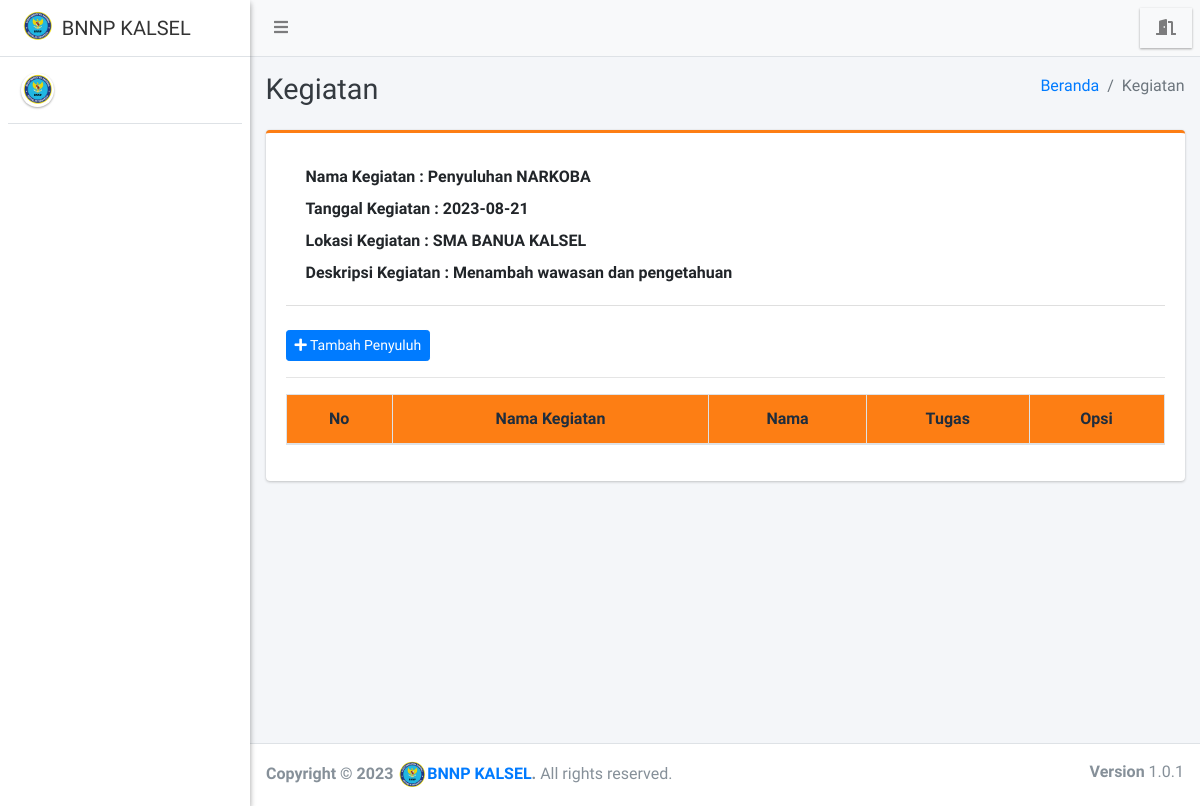
The app's page /admin/penyuluhan/detail?id=3, older data.
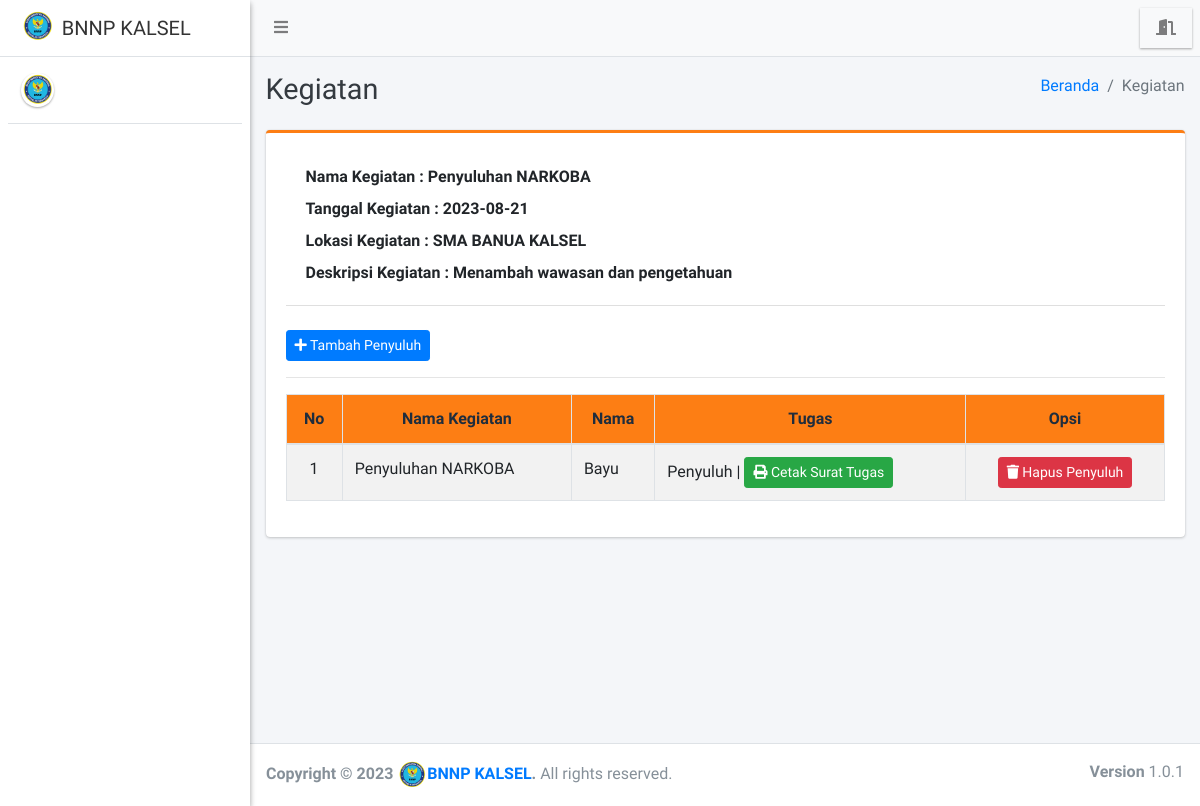
The same page, newer data.
### tables this page shows
CREATE TABLE `tim_pelaksana` (
  `id_tp` int(11) NOT NULL,
  `id_penyuluhan` int(11) NOT NULL,
  `nama` varchar(25) NOT NULL,
  `tugas` varchar(50) NOT NULL
);

CREATE TABLE `penyuluhan` (
  `id_penyuluhan` int(11) NOT NULL,
  `nama_kegiatan` varchar(255) NOT NULL,
  `tanggal_kegiatan` varchar(255) NOT NULL,
  `lokasi_kegiatan` varchar(255) NOT NULL,
  `deskripsi_kegiatan` varchar(255) NOT NULL
);

### admin/penyuluhan/detail.php (the view, shortened to what the changed rows need)
<?php
require '../../config/koneksi.php';
?>
<!DOCTYPE html>
<html>
<?php
include '../../templates/head.php';
$id = $_GET['id'];
?>
<body class="hold-transition sidebar-mini layout-fixed">
    <div class="wrapper">
        <div class="content-wrapper">
            <div class="content-header">
                <div class="container-fluid">
                    <div class="row mb-2">
                        <div class="col-sm-6">
                            <h1 class="m-0 text-dark">Kegiatan</h1>
                        </div>
                    </div>
                </div>
            </div>
            <section class="content">
                <div class="container-fluid">
                    <div class="row">
                        <div class="col-12">
                            <div class="card card-orange card-outline">
                                <div class="card-body">
                                    <br>
                                    <div class="table-responsive">
                                        <table class="table table-bordered table-striped">
                                            <thead class="bg-orange">
                                                <tr align="center">
                                                    <th>No</th>
                                                    <th>Nama Kegiatan</th>
                                                    <th>Nama</th>
                                                    <th>Tugas</th>
                                                    <th>Opsi</th>
                                                </tr>
                                            </thead>
                                            <tbody style="background-color: white">
                                                <?php
                                                $no = 1;
                                                $data = $koneksi->query("SELECT * FROM tim_pelaksana AS tp LEFT JOIN
                                                penyuluhan AS k ON tp.id_penyuluhan = k.id_penyuluhan WHERE tp.id_penyuluhan = '$id'
                                                ");
                                                while ($row = $data->fetch_array()) {
                                                ?>
                                                    <tr>
                                                        <td align="center"><?= $no++ ?></td>
                                                        <td><?= $row['nama_kegiatan'] ?></td>
                                                        <td><?= $row['nama'] ?></td>
                                                        <td><?= $row['tugas'] ?> |
                                                            <a href="surattugas?id=<?= $row['id_tp'] ?>" target="blank" class="btn btn-success btn-sm" title="Edit"><i class="fa fa-print"></i> Cetak Surat Tugas</a>
                                                        </td>
                                                        <td align="center">
                                                            <a href="hapustim?id=<?= $row['id_tp'] ?>&idh=<?= $id ?>" class="btn btn-danger btn-sm alert-hapus" title="Hapus"><i class="fa fa-trash"></i> Hapus Penyuluh</a>
                                                        </td>
                                                    </tr>
                                                <?php } ?>
                                            </tbody>
                                        </table>
                                    </div>
                                </div>
                            </div>
                        </div>
                    </div>
                </div>
            </section>
        </div>
    </div>
</body>
</html>

Row changes from the older to the newer data that the page shows:
added tim_pelaksana: id_penyuluhan.nama_kegiatan "Penyuluhan NARKOBA", nama "Bayu", tugas "Penyuluh"
